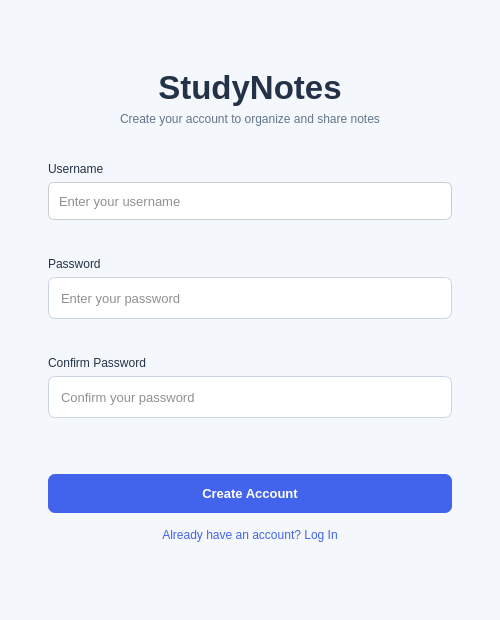
<?xml version="1.0" encoding="UTF-8"?>
<ui version="4.0">
 <class>RegisterPage</class>
 <widget class="QWidget" name="RegisterPage">
  <property name="geometry">
   <rect>
    <x>0</x>
    <y>0</y>
    <width>500</width>
    <height>620</height>
   </rect>
  </property>
  <property name="windowTitle">
   <string>StudyNotes - Create Account</string>
  </property>
  <property name="styleSheet">
   <string notr="true">
QWidget#RegisterPage {
    background-color: #f4f7fb;
}

QLabel {
    color: #243247;
}

QLineEdit {
    color: #222222;
    background-color: #ffffff;
    border: 1px solid #cbd5e1;
    border-radius: 7px;
    padding: 10px;
    font-size: 13px;
    min-height: 20px;
}

QLineEdit:focus {
    border: 2px solid #4263eb;
}

QLineEdit::placeholder {
    color: #94a3b8;
}

QPushButton#registerButton {
    background-color: #4263eb;
    color: white;
    border: none;
    border-radius: 7px;
    padding: 12px;
    font-weight: bold;
    font-size: 13px;
}

QPushButton#registerButton:hover {
    background-color: #364fc7;
}

QPushButton#loginButton {
    background-color: transparent;
    color: #4263eb;
    border: none;
    padding: 9px;
    font-size: 12px;
}

QPushButton#loginButton:hover {
    text-decoration: underline;
}
</string>
  </property>
  <layout class="QVBoxLayout" name="pageLayout">
   <property name="leftMargin">
    <number>48</number>
   </property>
   <property name="topMargin">
    <number>38</number>
   </property>
   <property name="rightMargin">
    <number>48</number>
   </property>
   <property name="bottomMargin">
    <number>38</number>
   </property>
   <item>
    <spacer name="topSpacer">
     <property name="orientation">
      <enum>Qt::Orientation::Vertical</enum>
     </property>
     <property name="sizeHint" stdset="0">
      <size>
       <width>20</width>
       <height>18</height>
      </size>
     </property>
    </spacer>
   </item>
   <item>
    <widget class="QLabel" name="titleLabel">
     <property name="font">
      <font>
       <pointsize>25</pointsize>
       <bold>true</bold>
      </font>
     </property>
     <property name="text">
      <string>StudyNotes</string>
     </property>
     <property name="alignment">
      <set>Qt::AlignmentFlag::AlignCenter</set>
     </property>
    </widget>
   </item>
   <item>
    <widget class="QLabel" name="subtitleLabel">
     <property name="styleSheet">
      <string notr="true">color: #64748b; font-size: 12px;</string>
     </property>
     <property name="text">
      <string>Create your account to organize and share notes</string>
     </property>
     <property name="alignment">
      <set>Qt::AlignmentFlag::AlignCenter</set>
     </property>
    </widget>
   </item>
   <item>
    <spacer name="headerSpacer">
     <property name="orientation">
      <enum>Qt::Orientation::Vertical</enum>
     </property>
     <property name="sizeHint" stdset="0">
      <size>
       <width>20</width>
       <height>25</height>
      </size>
     </property>
    </spacer>
   </item>
   <item>
    <widget class="QLabel" name="usernameLabel">
     <property name="text">
      <string>Username</string>
     </property>
    </widget>
   </item>
   <item>
    <widget class="QLineEdit" name="usernameInput">
     <property name="styleSheet">
      <string notr="true">QLineEdit {
    color: #222222;
    background-color: #FFFFFF;
    border: 1px solid #CCCCCC;
    border-radius: 6px;
    padding: 8px;
}

QLineEdit:focus {
    border: 2px solid #4A90E2;
}</string>
     </property>
     <property name="maxLength">
      <number>50</number>
     </property>
     <property name="placeholderText">
      <string>Enter your username</string>
     </property>
    </widget>
   </item>
   <item>
    <spacer name="gap1">
     <property name="orientation">
      <enum>Qt::Orientation::Vertical</enum>
     </property>
     <property name="sizeHint" stdset="0">
      <size>
       <width>20</width>
       <height>8</height>
      </size>
     </property>
    </spacer>
   </item>
   <item>
    <widget class="QLabel" name="passwordLabel">
     <property name="text">
      <string>Password</string>
     </property>
    </widget>
   </item>
   <item>
    <widget class="QLineEdit" name="passwordInput">
     <property name="echoMode">
      <enum>QLineEdit::EchoMode::Password</enum>
     </property>
     <property name="placeholderText">
      <string>Enter your password</string>
     </property>
    </widget>
   </item>
   <item>
    <spacer name="gap2">
     <property name="orientation">
      <enum>Qt::Orientation::Vertical</enum>
     </property>
     <property name="sizeHint" stdset="0">
      <size>
       <width>20</width>
       <height>8</height>
      </size>
     </property>
    </spacer>
   </item>
   <item>
    <widget class="QLabel" name="confirmPasswordLabel">
     <property name="text">
      <string>Confirm Password</string>
     </property>
    </widget>
   </item>
   <item>
    <widget class="QLineEdit" name="confirmPasswordInput">
     <property name="echoMode">
      <enum>QLineEdit::EchoMode::Password</enum>
     </property>
     <property name="placeholderText">
      <string>Confirm your password</string>
     </property>
    </widget>
   </item>
   <item>
    <widget class="QLabel" name="messageLabel">
     <property name="text">
      <string/>
     </property>
     <property name="wordWrap">
      <bool>true</bool>
     </property>
    </widget>
   </item>
   <item>
    <spacer name="buttonGap">
     <property name="orientation">
      <enum>Qt::Orientation::Vertical</enum>
     </property>
     <property name="sizeHint" stdset="0">
      <size>
       <width>20</width>
       <height>14</height>
      </size>
     </property>
    </spacer>
   </item>
   <item>
    <widget class="QPushButton" name="registerButton">
     <property name="text">
      <string>Create Account</string>
     </property>
    </widget>
   </item>
   <item>
    <widget class="QPushButton" name="loginButton">
     <property name="text">
      <string>Already have an account? Log In</string>
     </property>
    </widget>
   </item>
   <item>
    <spacer name="bottomSpacer">
     <property name="orientation">
      <enum>Qt::Orientation::Vertical</enum>
     </property>
     <property name="sizeHint" stdset="0">
      <size>
       <width>20</width>
       <height>18</height>
      </size>
     </property>
    </spacer>
   </item>
  </layout>
  <zorder>titleLabel</zorder>
  <zorder>subtitleLabel</zorder>
  <zorder>usernameLabel</zorder>
  <zorder>passwordLabel</zorder>
  <zorder>confirmPasswordLabel</zorder>
  <zorder>messageLabel</zorder>
  <zorder>registerButton</zorder>
  <zorder>loginButton</zorder>
  <zorder>usernameInput</zorder>
  <zorder>passwordInput</zorder>
  <zorder>confirmPasswordInput</zorder>
 </widget>
 <resources/>
 <connections/>
</ui>
